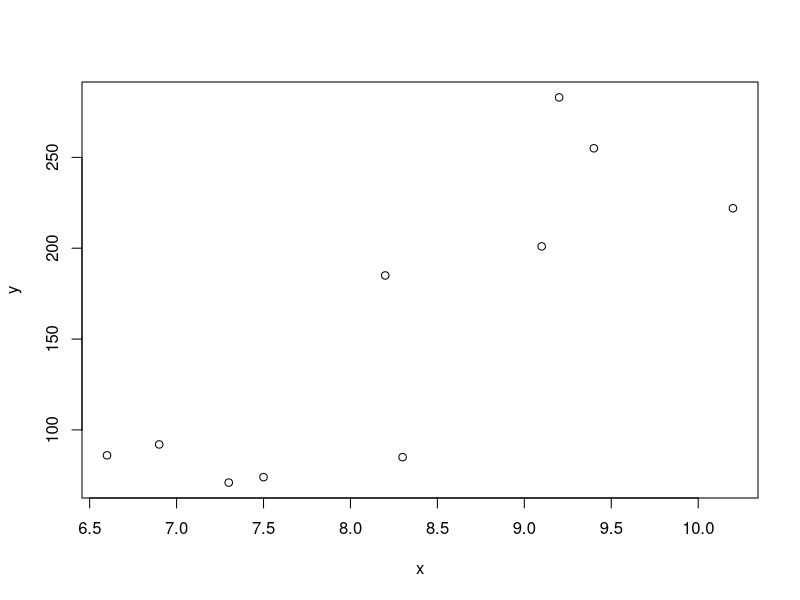
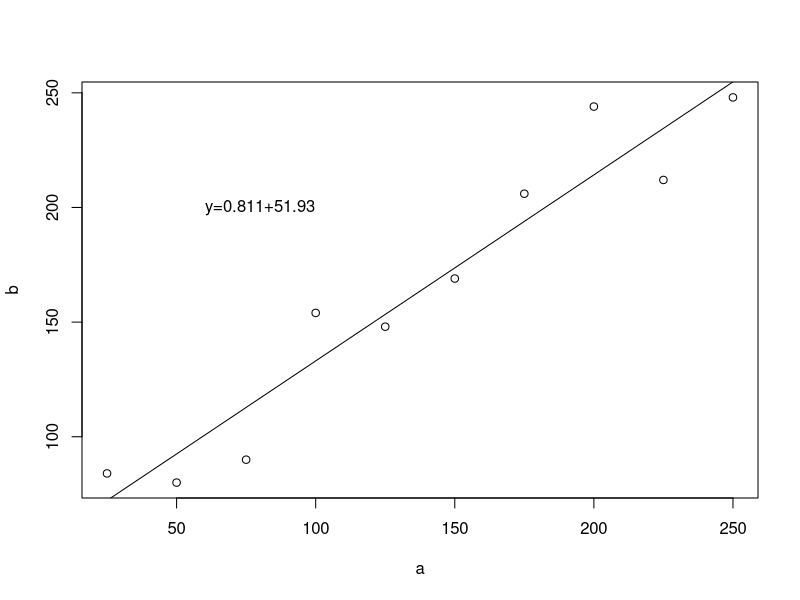
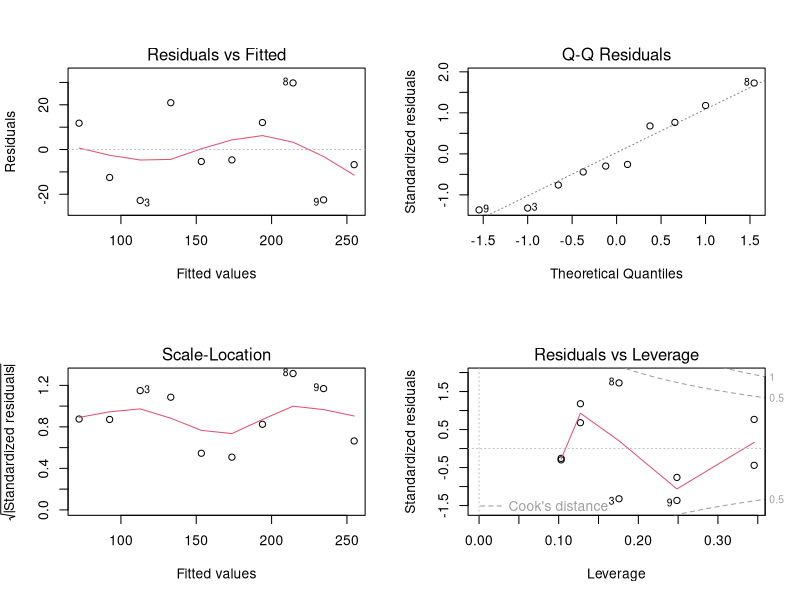

Source code (R) for these figures, in order:


####### Aula Regressão Linear

# Regressão Linear
# Quanto que a variável y varia em relação a variavel x
# Porém antes disso, vamos falar de:

## Correlação
# Se as variáveis estão correlacionadas, ou seja, o grau pelo qual duas 
# Variaveis tendem a mudar juntas.
# É dado pelo coeficiente de correlação "r"

## Pearson
# parametrico
# preferencialmente contínuas

# Spearman
# uando não existe normalidade e/ou nao existe relação linear

# Kendall
# se existe correlação entre duas variáveis ordinais,usando uma escala ou gradiente.
# É um método adequado quando amostras têm tamanhos reduzidos,


# Correlacao entre massa de peixes e comprimento dos otolitos
x <-c(6.6,6.9,7.3,7.5,8.2,8.3,9.1,9.2,9.4,10.2)
y <-c(86,92,71,74,185,85,201,283,255,222)
shapiro.test(x)
shapiro.test(y)

# Parece que há uma correlação positiva entre as duas variáveis e podemos testar se esta correlação e real ou 
# nao usando a função cor.test().
# Testamos a significância da relação
# A correlação é maior que 0? (two.sided)
plot(x,y)

cor.test(x,y,method="pearson",alternative="two.sided")






#### Regressão linear
# Note, que a pergunta não é se elas estão relacionadas, e sim como.
# EM BUSCA DA EQUAÇÃO DA RETA!!

#Um exemplo de regressão simples linear: dados sobre a massa de fertilizante (gm-2) aplicada (b) e a
#colheita de grama obtida (gm-2) para cada aplicação de fertilizante (a).
a=c(25,50,75,100,125,150,175,200,225,250)
b=c(84,80,90,154,148,169,206,244,212,248)


## Fazendo a regressão, ajustando o modelo linear
regr=lm(b~a)
regr

# Verificando a significância e a interação das variáveis.
summary(regr)
summary(aov(regr))

# Construindo a equação da reta
# ax+b, onde a= coeficiente angular, b= intercepto
# Para encontra-los podemos olhar a funcao acima ou usar a função
# coef.
coef(regr)
# y=0.811x+51.93

# Plotando os dados
plot(b~a)

# Colocando a reta de regressão
abline(regr)

# Adicione a formula da reta de regressao ao grafico
text(80,200,"y=0.811+51.93")

## Diagnóstico completo dos resíduos
par(mfrow=c(2,2))
plot(regr)

# Valores estimados de acordo com o melhor ajuste
fitted(regr)
# Valores da diferença entre os valores estimados e observados
residuals(regr)
l=data.frame(a=400)
predict(regr,l,interval="confidence")
